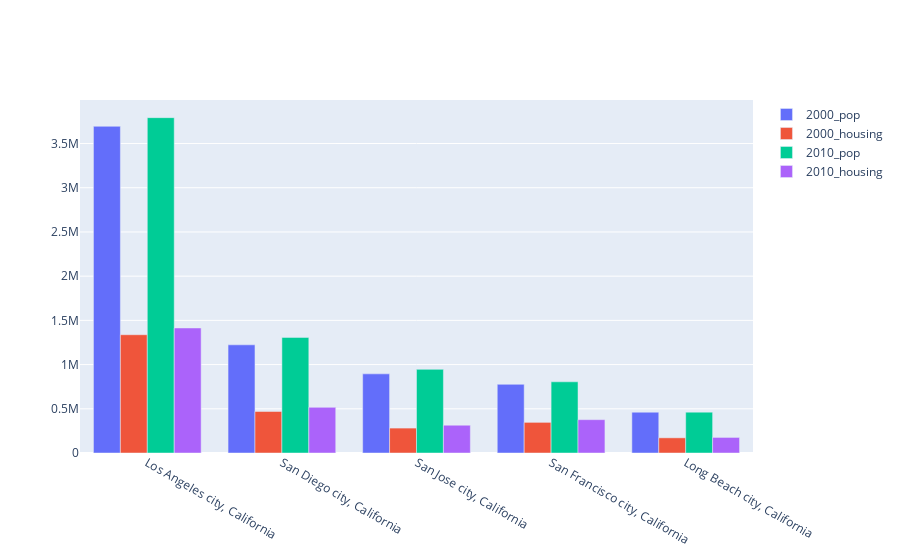

The code cell stored with this chart in its notebook:
### Code cell
fig = go.Figure(data=[
    go.Bar(name='2000_pop', x=city_join['NAME'], y=city_join['Total_2000']),
    go.Bar(name='2000_housing', x=city_join['NAME'], y=city_join['Total_Housing_2000']),
    go.Bar(name='2010_pop', x=city_join['NAME'], y=city_join['Total_2010']),
    go.Bar(name='2010_housing', x=city_join['NAME'], y=city_join['Total_Housing_2010'])
])
fig.update_layout(barmode='group')
fig.show()

### Figure 1 — Plotly figure (JSON) as saved in the notebook; plotly's stock layout.template omitted (floating-point values rounded to 4 significant figures)
{"data": [{"name": "2000_pop", "type": "bar", "x": ["Los Angeles city, California", "San Diego city, California", "San Jose city, California", "San Francisco city, California", "Long Beach city, California"], "y": [3694820, 1223400, 894943, 776733, 461522]}, {"name": "2000_housing", "type": "bar", "x": ["Los Angeles city, California", "San Diego city, California", "San Jose city, California", "San Francisco city, California", "Long Beach city, California"], "y": ["1337706", "469689", "281841", "346527", "171632"]}, {"name": "2010_pop", "type": "bar", "x": ["Los Angeles city, California", "San Diego city, California", "San Jose city, California", "San Francisco city, California", "Long Beach city, California"], "y": ["3792621", "1307402", "945942", "805235", "462257"]}, {"name": "2010_housing", "type": "bar", "x": ["Los Angeles city, California", "San Diego city, California", "San Jose city, California", "San Francisco city, California", "Long Beach city, California"], "y": [1413995, 516033, 314038, 376942, 176032]}], "layout": {"barmode": "group"}}
